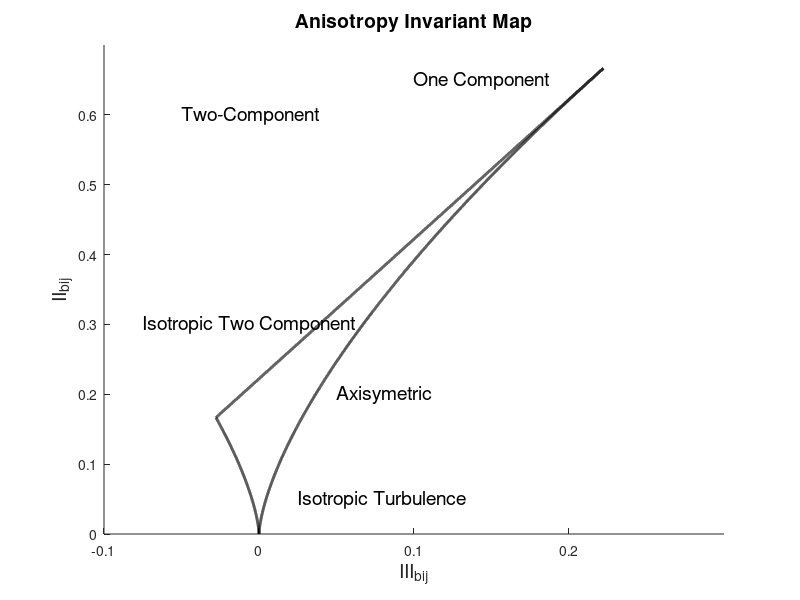

This chart was generated by the following MATLAB code: (Note: this script raises an error after producing the figure.)
%Number of samples, double check when running
figure
ylabel('II_b_{ij}','Fontsize',14);
xlabel('III_b_{ij}','Fontsize',14);
title('Anisotropy Invariant Map','Fontsize',14);
xlim([-.1 .3])
ylim([0 .7])
x=-(1/36):.00001:2/9;
y=(2/9)+2*x;
w=x;
v=(3/2)*((4/3)*abs(w)).^(2/3);
hold on 
plot(x,y,'k','LineWidth',2)
plot(w,v,'k','LineWidth',2)
text(.025,0.05,'Isotropic Turbulence','HorizontalAlignment','left','Color','black','FontSize',14);
text(0.05,0.2,'Axisymetric','HorizontalAlignment','left','Color','black','FontSize',14);
text(-.05,0.6,'Two-Component','HorizontalAlignment','left','Color','black','FontSize',14);
text(.1,0.65,'One Component','HorizontalAlignment','left','Color','black','FontSize',14);
text(-.075,0.3,'Isotropic Two Component','HorizontalAlignment','left','Color','black','FontSize',14);

%------------------------------------------------


for k=9,5,1,6;
L=LinesRD(k).Dimensions.Z;
i=size(L,1);
RS=zeros(3,3,i);
uupM=mean(LinesRD(k).ReynoldStresses.uu,1);
uvpM=mean(LinesRD(k).ReynoldStresses.uv,1);
uwpM=mean(LinesRD(k).ReynoldStresses.uw,1);
vvpM=mean(LinesRD(k).ReynoldStresses.vv,1);
vwpM=mean(LinesRD(k).ReynoldStresses.vw,1);
wwpM=mean(LinesRD(k).ReynoldStresses.ww,1);
Q2=LinesRD(k).TurbulenceValues.KineticEnergies.Q2d;
for i=1:size(LinesRD(k).Dimensions.Z,1)
RS(:,:,i)=[uupM(1,i) uvpM(1,i) uwpM(1,i);
           uvpM(1,i) vvpM(1,i) vwpM(1,i); 
           uwpM(1,i) vwpM(1,i) wwpM(1,i)];
k(:,i)=RS(1,1,i)+RS(2,2,i)+RS(3,3,i);
end

%-----------------------------------------
kd3=[1/3 0 0; 0 1/3 0; 0 0 1/3];
for i=1:size(L,1);
Bij(:,:,i)=RS(:,:,i)./k(:,i)-kd3;
end

test=Q2.^3;
II=squeeze(Bij(1,3,:).*Bij(3,1,:))./2;
III=squeeze(Bij(1,2,:).*Bij(2,3,:).*Bij(3,1,:))./3;
%------------------------------------------------
scatter(III',II,[],L,'filled')
clearvars Bij Q2 II III L RS uupM uvpM uwpM vvpM vwpM wwpM k
end
ylabel('II_b_{ij}','Fontsize',14);
xlabel('III_b_{ij}','Fontsize',14);
title('Anisotropy Invariant Map','Fontsize',14);
xlim([-.1 .3])
ylim([0 .7])
x=-(1/36):.00001:2/9;
y=(2/9)+2*x;
w=x;
v=(3/2)*((4/3)*abs(w)).^(2/3);
hold on 
plot(x,y,'k','LineWidth',2)
plot(w,v,'k','LineWidth',2)
text(.025,0.05,'Isotropic Turbulence','HorizontalAlignment','left','Color','black','FontSize',14);
text(0.05,0.2,'Axisymetric','HorizontalAlignment','left','Color','black','FontSize',14);
text(-.05,0.6,'Two-Component','HorizontalAlignment','left','Color','black','FontSize',14);
text(.1,0.65,'One Component','HorizontalAlignment','left','Color','black','FontSize',14);
text(-.075,0.3,'Isotropic Two Component','HorizontalAlignment','left','Color','black','FontSize',14);

%------------------------------------------------
%Plot the LinesRD that show the legend 

